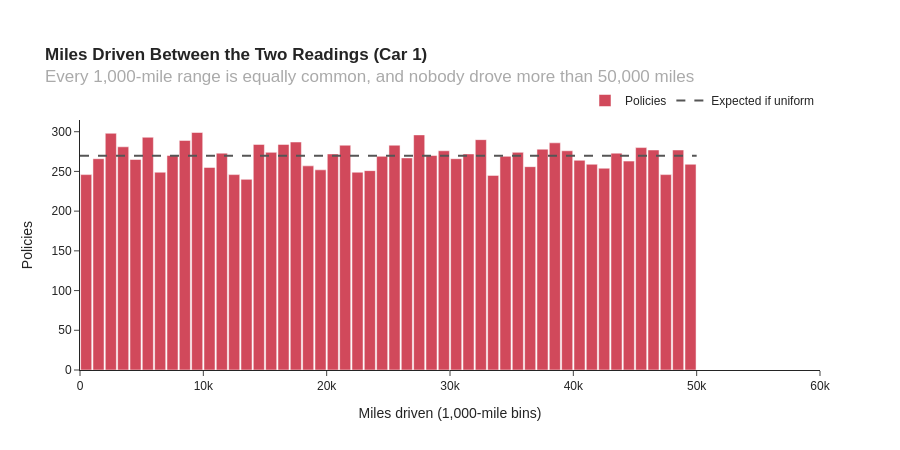

Notebook code for this chart:
### Code cell
bin_edges = np.arange(0, 51_000, 1_000)
counts, _ = np.histogram(df['miles_driven'], bins=bin_edges)

fig = go.Figure()
fig.add_trace(go.Bar(
    x=bin_edges[:-1] + 500, y=counts, width=900, name='Policies', marker_color='#D1495B',
))
fig.add_trace(go.Scatter(
    x=[0, 50_000], y=[len(df) / 50] * 2, mode='lines', name='Expected if uniform',
    line=dict(color='#555555', dash='dash', width=2),
))
fig.update_layout(
    height=450,
    title='<b>Miles Driven Between the Two Readings (Car 1)</b><br>'
          '<span style="color: #aaa">Every 1,000-mile range is equally common, and nobody drove more than 50,000 miles</span>',
    xaxis_title_text='Miles driven (1,000-mile bins)',
    xaxis_range=[0, 60_000],
    yaxis_title_text='Policies',
    legend=dict(orientation='h', yanchor='bottom', y=1.02, xanchor='right', x=1),
    margin=dict(t=120),
)
fig.show()

### Figure 1 — Plotly figure (JSON) as saved in the notebook; plotly's stock layout.template omitted (floating-point values rounded to 4 significant figures)
{"data": [{"marker": {"color": "#D1495B"}, "name": "Policies", "type": "bar", "width": 900, "x": [500, 1500, 2500, 3500, 4500, 5500, 6500, 7500, 8500, 9500, 10500, 11500, 12500, 13500, 14500, 15500, 16500, 17500, 18500, 19500, 20500, 21500, 22500, 23500, 24500, 25500, 26500, 27500, 28500, 29500, 30500, 31500, 32500, 33500, 34500, 35500, 36500, 37500, 38500, 39500, 40500, 41500, 42500, 43500, 44500, 45500, 46500, 47500, 48500, 49500], "y": [246, 266, 298, 281, 265, 293, 249, 270, 289, 299, 255, 273, 246, 240, 284, 274, 284, 287, 257, 252, 272, 283, 249, 251, 269, 283, 267, 296, 270, 276, 266, 272, 290, 245, 269, 274, 256, 278, 286, 276, 264, 259, 254, 273, 263, 280, 277, 246, 277, 259]}, {"line": {"color": "#555555", "dash": "dash", "width": 2}, "mode": "lines", "name": "Expected if uniform", "type": "scatter", "x": [0, 50000], "y": [269.8, 269.8]}], "layout": {"height": 450, "legend": {"orientation": "h", "x": 1, "xanchor": "right", "y": 1.02, "yanchor": "bottom"}, "margin": {"t": 120}, "title": {"text": "<b>Miles Driven Between the Two Readings (Car 1)</b><br><span style=\"color: #aaa\">Every 1,000-mile range is equally common, and nobody drove more than 50,000 miles</span>"}, "xaxis": {"range": [0, 60000], "title": {"text": "Miles driven (1,000-mile bins)"}}, "yaxis": {"title": {"text": "Policies"}}}}
